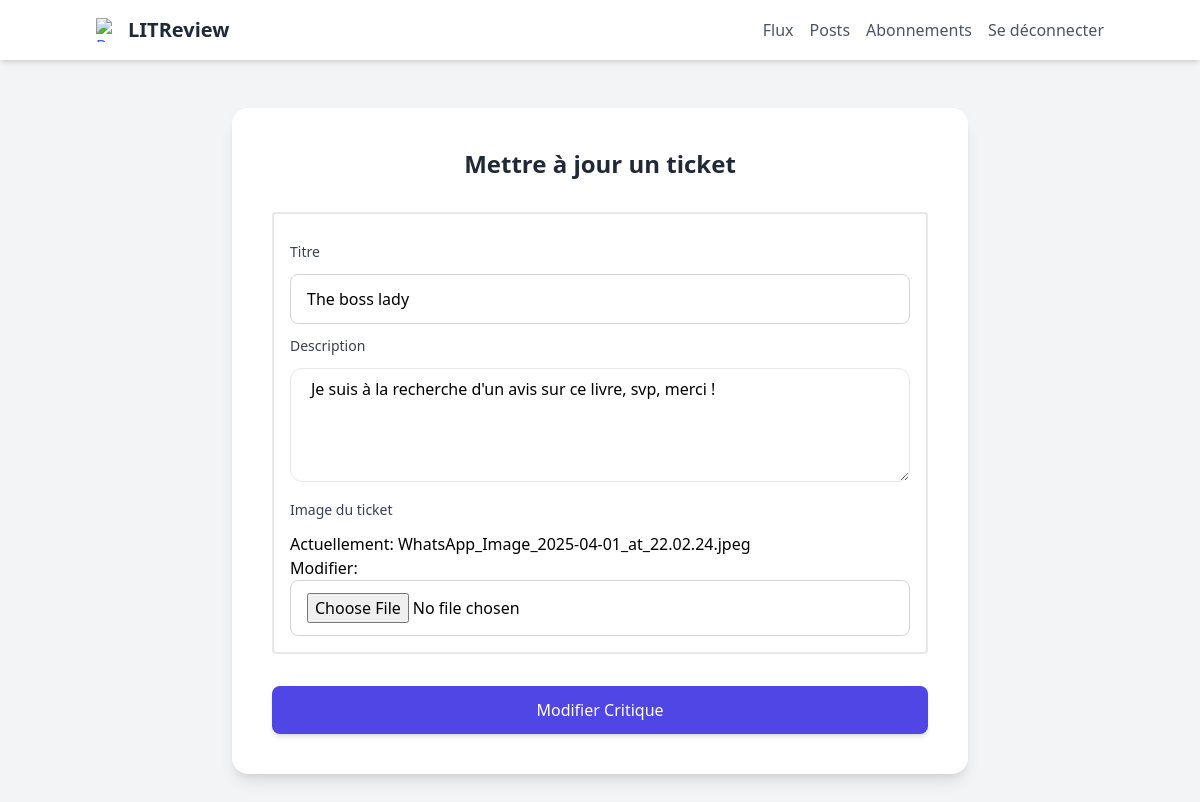
The app's page /ticket/update/2/ (signed in), older data.
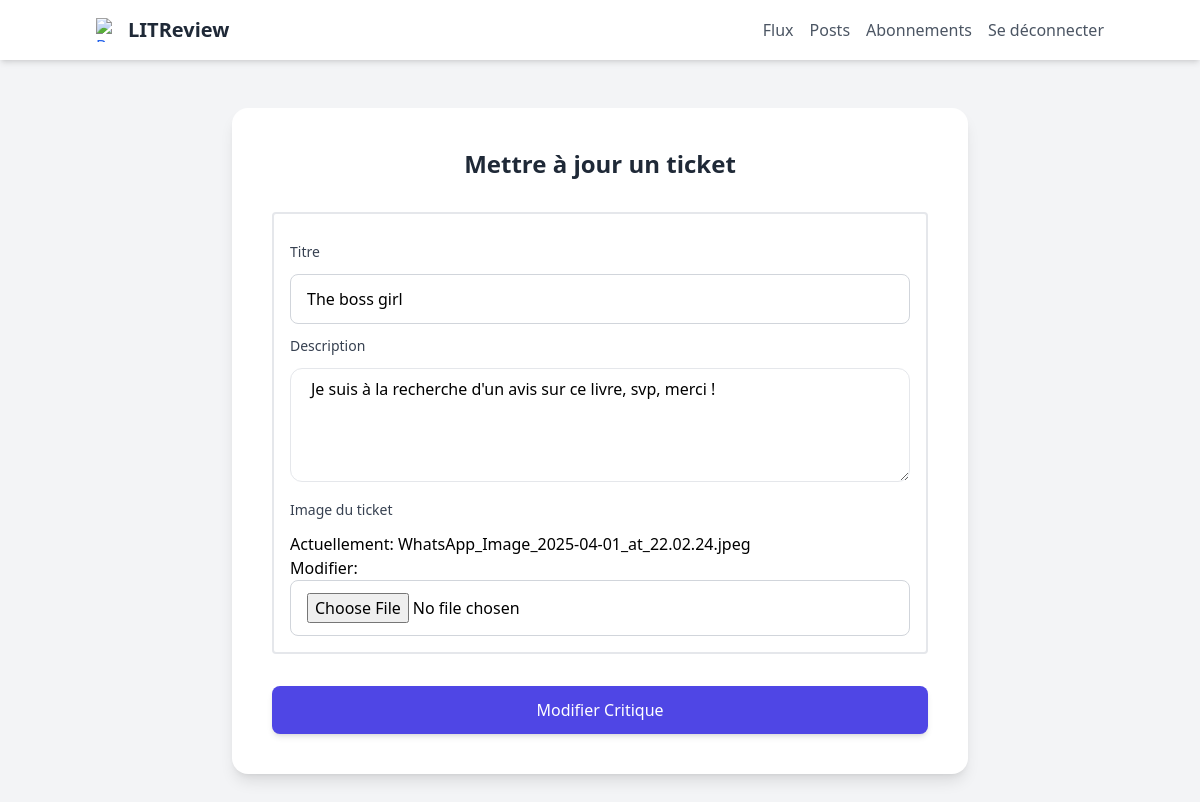
The same page, newer data.
### ticket/models.py (models this page shows)
class Ticket(models.Model):
    photo = models.ForeignKey(Photo, null=True, on_delete=models.SET_NULL, blank=True)
    title = models.CharField(max_length=128)
    content = models.CharField(max_length=5000)
    author = models.ForeignKey(settings.AUTH_USER_MODEL, on_delete=models.CASCADE)
    time_created = models.DateTimeField(auto_now_add=True)
    starred = models.BooleanField(default=False)
    delete = models.BooleanField(default=False)

### ticket/views.py (the view, shortened to what this page needs)
# urls.py: path('ticket/update/<int:ticket_id>/', ticket.views.update_ticket, name='ticket_update'),
@login_required
def update_ticket(request, ticket_id):
    ticket = models.Ticket.objects.get(id=ticket_id)
    ticket_form = TicketForm.TicketForm(instance=ticket)
    photo_form = TicketForm.PhotoForm(instance=ticket.photo)
    context = {'ticket_form': ticket_form, 'photo_form': photo_form,
               'page_name': 'Ticket update'}
    return render(request, 'ticket/update_ticket.html', context)

### ticket/forms.py
class TicketForm(forms.ModelForm):
    class Meta:
        model = models.Ticket
        fields = ['title', 'content']
    title = forms.CharField(
        max_length=63,
        widget=forms.TextInput(attrs={
            'class': 'w-full px-4 py-3 rounded-lg border border-gray-300  transition duration-150 ease-in-out',
            'placeholder':'Ajouter un titre'
        })
    )
    content = forms.CharField(
        max_length=200,
        widget=forms.Textarea(attrs={
             'class': 'w-full pl-5 pr-4 py-2 rounded-xl border border-gray-200 focus:outline-none focus:ring-2 focus:ring-blue-500 focus:border-transparent transition-all duration-200 bg-white/50',
             'placeholder': 'Ajouter un titre',
             'rows': 4
    })
)

class PhotoForm(forms.ModelForm):
    class Meta:
        model = models.Photo
        fields = ['image',]
    image = forms.ImageField(
        widget=forms.ClearableFileInput(attrs={
            'class': 'w-full px-4 py-3 rounded-lg border border-gray-300  transition duration-150 ease-in-out',
            'placeholder':'Ajouter une image'
        })
    )

### ticket/templates/ticket/update_ticket.html (shortened to what this page needs)
{% extends 'base.html' %}
{% block content %}
{% load static %}
  <div class="px-24 bg-gray-100">
    <div class="container mx-auto px-4 py-12 max-w-3xl">
      <div class="bg-white rounded-2xl shadow-lg p-6 md:p-10">
        <div class="mb-8">
          <h2 class="text-2xl font-bold text-gray-800 flex justify-center">Mettre à jour un ticket</h2>
        </div>
        <form class="" method="post" enctype="multipart/form-data">
          <div class="grid grid-cols-1 md:grid-cols-2 gap-6 w-full">
            <div class="md:col-span-2 border-2 border-gray-200 p-4 rounded">
              <div class="md:col-span-2">
                <label for="firstName" class="block text-sm font-medium text-gray-700  my-3">Titre</label>
                {{ ticket_form.title }}
              </div>
              <div class="md:col-span-2">
                <label for="Content" class="block text-sm font-medium text-gray-700  my-3">Description</label>
                {{ticket_form.content}}
              </div>
              <div class="md:col-span-2">
                <label class="block text-sm font-medium text-gray-700  my-3" for="user_avatar">Image du ticket</label>
                {{photo_form.image}}
              </div>
            </div>
          </div>
          <div class="mt-8">
            <button type="submit"
              class="w-full bg-indigo-600 hover:bg-indigo-700 text-white font-medium py-3 px-4 rounded-lg transition duration-150 ease-in-out shadow-md hover:shadow-lg focus:outline-none focus:ring-2 focus:ring-indigo-500 focus:ring-offset-2">
              Modifier Critique
            </button>
          </div>
        </form>
      </div>
    </div>
  </div>
{% endblock %}

Row changes from the older to the newer data that the page shows:
changed Ticket "Je suis à la recherche d'un avis sur ce livre, svp, merci !": title "The boss lady" → "The boss girl"
